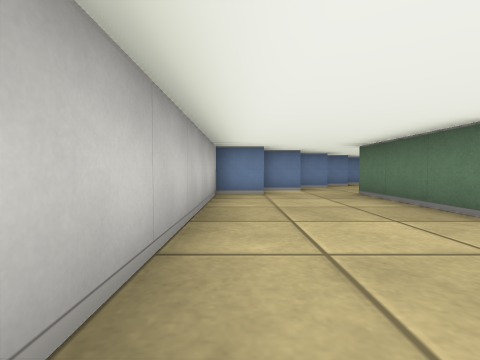
[1] (above)

16 first-person views from a walk through a cub3D level. The camera is about half as high as the walls, tilts 2° down and sees 85° across. The floor is counted in squares. Each view is taken from the middle of a square. On the plan, view 1 faces up. The plan holds only what a view shows up to about 9 squares ahead; the rest is blank.

[2]
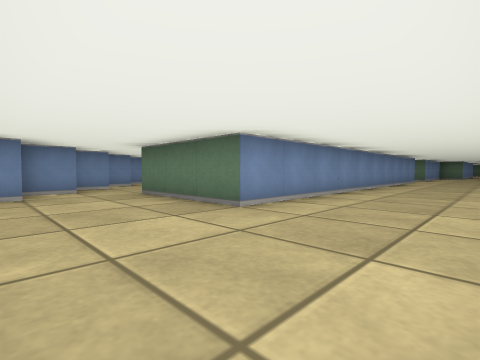

[3]
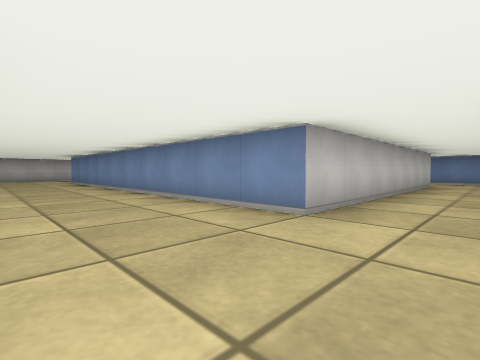

[4]
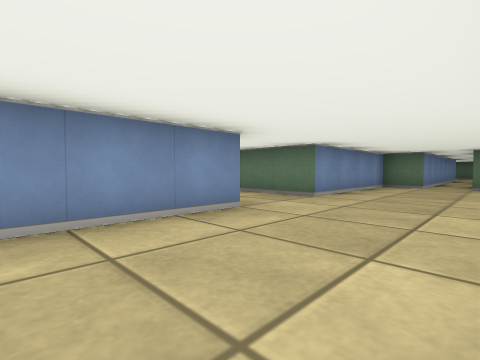

[5]
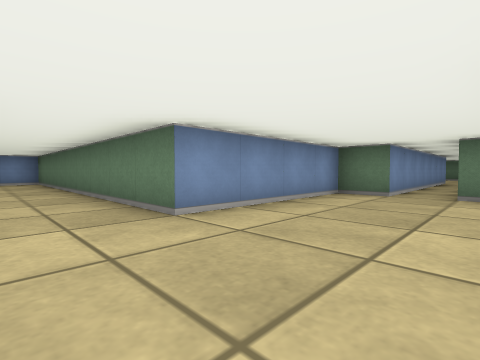

[6]
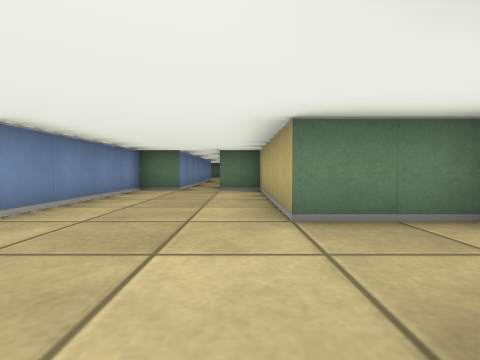

[7]
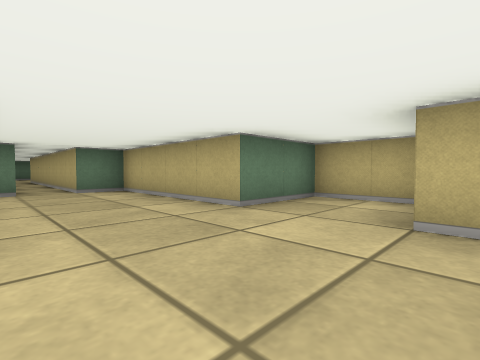

[8]
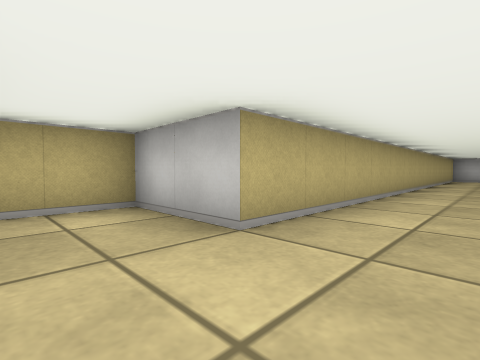

[9]
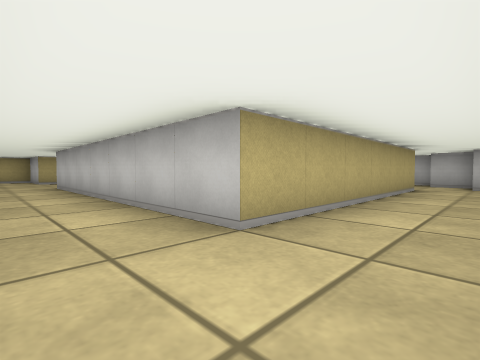

[10]
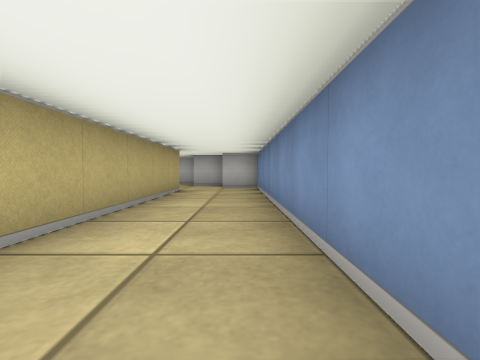

[11]
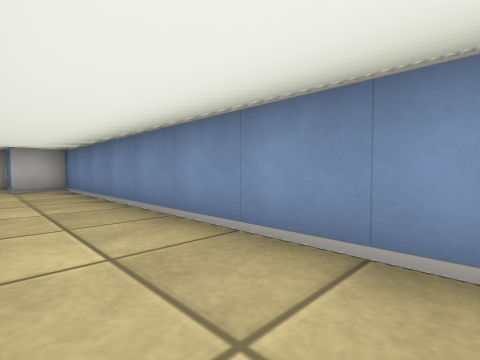

[12]
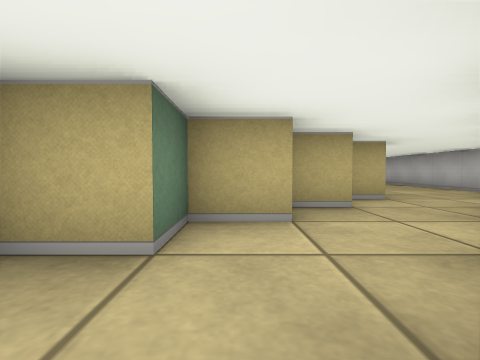

[13]
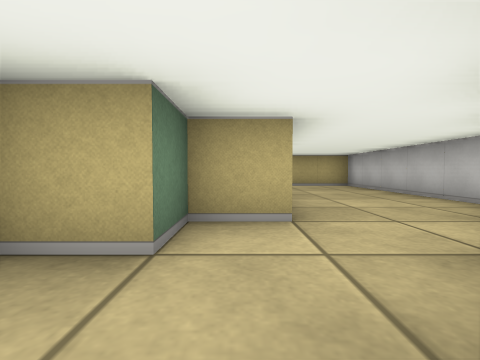

[14]
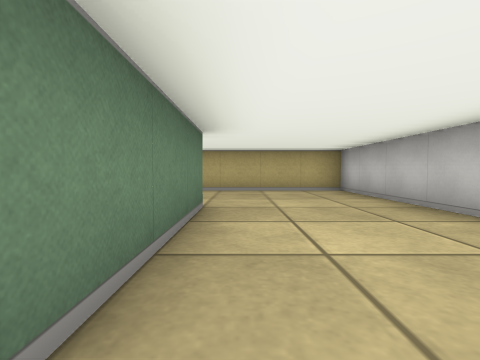

[15]
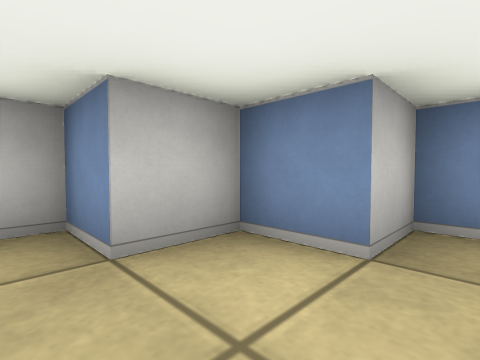

[16]
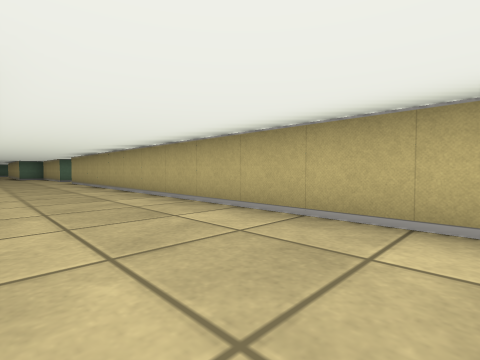

### Floor plan
Points are (right, up) in squares from view 1. A wall is a line through its corners. A room is listed if a view was taken in it or the views show most of it. See-through windows are left out.
Room 1 (views 1, 2, 3, 4, 5, 6, 7, 8, 9, 10, 11, 12, 13, 14, 15, 16)
walls: (4.4, 7.5) (5.5, 7.5) (5.5, 8.5) (6.5, 8.5); (6.5, 9.5) (12.5, 9.5) (12.5, 2.5) (2.5, 2.5) (2.5, 5.5) (3.5, 5.5) (3.5, 6.5) (4.5, 6.5); (2.6, 7.5) (1.5, 7.5) (1.5, 6.5) (0.5, 6.5) (0.5, 5.5) (-0.5, 5.5) (-0.5, -0.5) (12.5, -0.5) (12.5, -2.5) (14.5, -2.5) (14.5, -0.5) (18.5, -0.5) (18.5, 0.5) (23.2, 0.5); (3.5, 8.5) (2.8, 8.5); (3.5, 9.4) (3.5, 8.9); (14.2, 11.5) (5.5, 11.5) (5.5, 10.5) (4.5, 10.5) (4.5, 9.5); (24.2, 1.5) (18.5, 1.5) (18.5, 2.5) (14.5, 2.5) (14.5, 11.2)

Positions as (right, up) in squares from view 1, and headings:
1: (0, 0), facing up
2: (0, 0), facing up-right
3: (14, 0), facing up-left
4: (10, 0), facing up-right
5: (13, 0), facing up-right
6: (12, 0), facing right
7: (12, 2), facing down-right
8: (14, 1), facing down-left
9: (14, 11), facing down-left
10: (13, 11), facing left
11: (13, 10), facing up-left
12: (5, 10), facing down
13: (3, 8), facing down
14: (2, 6), facing down
15: (2, 5), facing up-left
16: (1, 2), facing down-right
